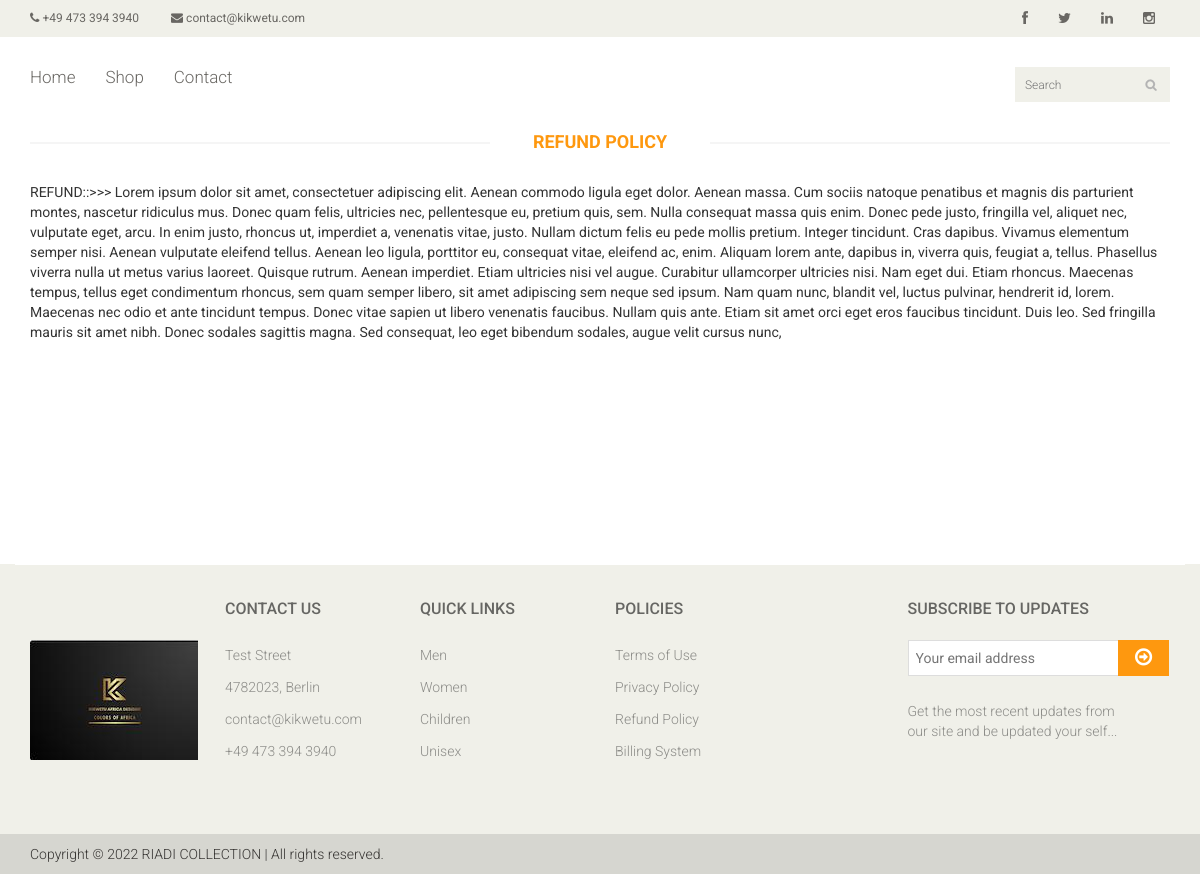
Page /refund on the committed database.
### publicsite/models.py (models this page shows, shortened)
class GeneralInfo(models.Model):
    email_address = models.CharField(max_length=150, null=True, blank=True)
    phone_number = models.CharField(max_length=150, null=True, blank=True)
    facebook_link = models.TextField(null=True, blank=True)
    twitter_link = models.TextField(null=True, blank=True)
    linkedin_link = models.TextField(null=True, blank=True)
    instagram_link = models.TextField(null=True, blank=True)
    street_name = models.CharField(max_length=150, null=True, blank=True)
    zip_code = models.CharField(max_length=150, null=True, blank=True)
    city = models.CharField(max_length=150, null=True, blank=True)
    currency = models.ForeignKey(Currency, null=True, on_delete=models.SET_NULL)
    active = models.BooleanField(default=False)

class PolicyTerm(models.Model):
    terms_of_use = models.TextField(null=True, blank=True)
    privacy_policy = models.TextField(null=True, blank=True)
    refund_policy = models.TextField(null=True, blank=True)
    billing_system = models.TextField(null=True, blank=True)
    create_date = models.DateTimeField(auto_now_add=True)
    edited_date = models.DateTimeField(auto_now=True)

### products/models.py (models this page shows, shortened)
class ProductCategory(models.Model):
    category = models.CharField(max_length=64)
    description = models.TextField(null=True, blank=True)

### publicsite/views.py (the view)
# urls.py: path('<slug:policy>', terms_and_conditions, name='policy')
def terms_and_conditions(request, policy=None):
    term = PolicyTerm.objects.first()
    if policy.lower() == 'terms_use':
        term_type = 'Terms of use'
    elif policy.lower() == 'privacy':
        term_type = 'Privacy policy'
    elif policy.lower() == 'refund':
        term_type = 'Refund policy'
    elif policy.lower() == 'billing':
        term_type = 'Billing system'
    else:
        term_type = 'General use'
    site_info = GeneralInfo.objects.filter(active=True).first()
    return render(request, 'terms.html', {
        'policy': policy,
        'term': term,
        'term_type': term_type,
        'site_info': site_info,
        'footer_categories': ProductCategory.objects.all()[:4]
    })

### templates/terms.html (shortened to what this page needs)
{% extends "base.html" %}
{% load static %}
{% block content %}
  <div id="contact-page" class="container">
    <div class="bg">
      <div class="row">
        <div class="col-sm-12">
          <h2 class="title text-center">{{ term_type }} <strong></strong></h2>
          {% if policy == 'terms_use' %}
            <div>{{ term.terms_of_use|safe }}</div>
          {% elif policy == 'privacy' %}
            <div>{{ term.privacy_policy|safe }}</div>
          {% elif policy == 'refund' %}
            <div>{{ term.refund_policy|safe }}</div>
          {% elif policy == 'billing' %}
            <div>{{ term.billing_system|safe }}</div>
          {% endif %}
        </div>
      </div>
    </div>
  </div>
{% endblock %}

### templates/base.html (shortened to what this page needs)
{% load static %}
<!DOCTYPE html>
<html lang="en">
<head>
  <link href="{% static  'css/bootstrap.min.css' %}" rel="stylesheet">
  <link href="{% static 'css/font-awesome.min.css' %}" rel="stylesheet">
  <link href="{% static 'css/prettyPhoto.css' %}" rel="stylesheet">
  <link href="{% static 'css/price-range.css' %}" rel="stylesheet">
  <link href="{% static 'css/animate.css' %}" rel="stylesheet">
  <link href="{% static 'css/main.css' %}" rel="stylesheet">
  <link href="{% static 'css/responsive.css' %}" rel="stylesheet">
</head>
<body>
<header id="header">
  <div class="header_top">
    <div class="container">
      <div class="row">
        <div class="col-sm-6">
          <div class="contactinfo">
            <ul class="nav nav-pills">
              <li><a href="#"><i class="fa fa-phone"></i> {{ site_info.phone_number }}</a></li>
              <li><a href="#"><i class="fa fa-envelope"></i> {{ site_info.email_address }}</a></li>
            </ul>
          </div>
        </div>
        <div class="col-sm-6">
          <div class="social-icons pull-right">
            <ul class="nav navbar-nav">
              <li><a href="{{ site_info.facebook_link }}"><i class="fa fa-facebook"></i></a></li>
              <li><a href="{{ site_info.twitter_link }}"><i class="fa fa-twitter"></i></a></li>
              <li><a href="{{ site_info.linkedin_link }}"><i class="fa fa-linkedin"></i></a></li>
              <li><a href="{{ site_info.instagram_link }}"><i class="fa fa-instagram"></i></a></li>
            </ul>
          </div>
        </div>
      </div>
    </div>
  </div>
  <div class="header-bottom">
    <div class="container">
      <div class="row">
        <div class="col-sm-9">
          <div class="mainmenu pull-left">
            <ul class="nav navbar-nav collapse navbar-collapse">
              <li><a href="{% url 'index' %}" class="{% if home_active %}active{% endif %}">Home</a></li>
              <li><a href="{% url 'shop' %}" class="{% if shop_active %}active{% endif %}">Shop</a></li>
              <li><a href="{% url 'contact' %}" class="{% if contact_active %}active{% endif %}">Contact</a></li>
            </ul>
          </div>
        </div>
        <div class="col-sm-3">
          <div class="search_box pull-right">
            <input type="text" placeholder="Search"/>
          </div>
        </div>
      </div>
    </div>
  </div>
</header>
<section class="body-space">
{% block content %} {% endblock %}
</section>
<footer id="footer">
  <div class="footer-widget">
    <div class="container">
      <div class="row">
        <div class="col-sm-2">
          <div class="single-widget">
            <br><br><br>
            <img src="{% static 'images/website/logo.jpeg' %}" alt="">
          </div>
        </div>
        <div class="col-sm-2">
          <div class="single-widget">
            <h2>Contact Us</h2>
            <ul class="nav nav-pills nav-stacked">
              <li><a href="#">{{ site_info.street_name }}</a></li>
              <li><a href="#">{{ site_info.zip_code }}, {{ site_info.city }}</a></li>
              <li><a href="#">{{ site_info.email_address }}</a></li>
              <li><a href="#">{{ site_info.phone_number }}</a></li>
            </ul>
          </div>
        </div>
        <div class="col-sm-2">
          <div class="single-widget">
            <h2>Quick Links</h2>
            <ul class="nav nav-pills nav-stacked">
              {% for item in footer_categories %}
                <li><a href="{% url 'shop' %}?category={{ item.id }}">{{ item.category }}</a></li>
              {% endfor %}
            </ul>
          </div>
        </div>
        <div class="col-sm-2">
          <div class="single-widget">
            <h2>Policies</h2>
            <ul class="nav nav-pills nav-stacked">
              <li><a href="{% url 'policy' 'terms_use' %}">Terms of Use</a></li>
              <li><a href="{% url 'policy' 'privacy' %}">Privacy Policy</a></li>
              <li><a href="{% url 'policy' 'refund' %}">Refund Policy</a></li>
              <li><a href="{% url 'policy' 'billing' %}">Billing System</a></li>
            </ul>
          </div>
        </div>
        <div class="col-sm-3 col-sm-offset-1">
          <div class="single-widget">
            <h2>Subscribe to updates</h2>
            <form action="#" class="searchform">
              <input type="text" placeholder="Your email address"/>
              <button type="submit" class="btn btn-default"><i class="fa fa-arrow-circle-o-right"></i></button>
              <p>Get the most recent updates from <br/>our site and be updated your self...</p>
            </form>
          </div>
        </div>
      </div>
    </div>
  </div>
  <div class="footer-bottom">
    <div class="container">
      <div class="row">
        <p class="pull-left">Copyright © 2022 RIADI COLLECTION | All rights reserved.</p>
      </div>
    </div>
  </div>
</footer>
</body>
</html>

### static/css/main.css (style rules this page uses)
body { font-family: 'Roboto', sans-serif; position: relative; font-weight: 400px; }
ul li { list-style: none; }
a { -webkit-transition: 300ms; transition: 300ms; }
h1, h2, h3, h4, h5, h6 { font-family: 'Roboto', sans-serif; }
.header_top { background: none repeat scroll 0 0 #F0F0E9; }
.contactinfo ul li:first-child { margin-left: -15px; }
.contactinfo ul li a { font-size: 12px; color: #696763; font-family: 'Roboto', sans-serif; }
.social-icons ul li a { border: 0 none; border-radius: 0; color: #696763; padding: 0px; }
.social-icons ul li { display: inline-block; }
.social-icons ul li a i { padding: 11px 15px; transition: all 0.9s ease 0s; -moz-transition: all 0.9s ease 0s; -webkit-transition: all 0.9s ease 0s; -o-transition: all 0.9s ease 0s; }
.header-bottom { padding-bottom: 30px; padding-top: 30px; }
.navbar-collapse.collapse { padding-left: 0; }
.mainmenu ul li { padding-right: 15px; padding-left: 15px; }
.mainmenu ul li:first-child { padding-left: 0px; }
.mainmenu ul li a { color: #696763; font-family: 'Roboto', sans-serif; font-size: 17px; font-weight: 300; padding: 0; padding-bottom: 10px; }
.search_box input { background: #F0F0E9; border: medium none; color: #B2B2B2; font-family: 'roboto'; font-size: 12px; font-weight: 300; height: 35px; outline: medium none; padding-left: 10px; width: 155px; background-image: url(../images/home/searchicon.png); background-repeat: no-repeat; background-position: 130px; }
#footer { background: #F0F0E9; }
.footer-widget { margin-bottom: 68px; }
.footer-widget .container { border-top: 1px solid #FFFFFF; padding-top: 15px; }
.single-widget h2 { color: #666663; font-family: 'Roboto', sans-serif; font-size: 16px; font-weight: 500; margin-bottom: 22px; text-transform: uppercase; }
.single-widget ul li a { color: #8C8C88; font-family: 'Roboto', sans-serif; font-size: 14px; font-weight: 300; padding: 5px 0; }
.searchform input { border: 1px solid #DDDDDD; color: #CCCCC6; font-family: 'Roboto', sans-serif; font-size: 14px; margin-top: 0; outline: medium none; padding: 7px; width: 212px; }
.searchform button { background: #FE980F; border: medium none; border-radius: 0; margin-left: -5px; margin-top: -3px; padding: 7px 17px; }
.searchform button i { color: #FFFFFF; font-size: 20px; }
.searchform p { color: #8C8C88; font-family: 'Roboto', sans-serif; font-size: 14px; font-weight: 300; margin-top: 25px; }
.footer-bottom { background: #D6D6D0; padding-top: 10px; }
.footer-bottom p { color: #363432; font-family: 'Roboto', sans-serif; font-weight: 300; margin-left: 15px; }
.left-sidebar h2:after, h2.title:after { content: " "; position: absolute; border: 1px solid #f5f5f5; bottom: 8px; left: 0; width: 100%; height: 0; z-index: -2; }
h2.title:before { content: " "; position: absolute; background: #fff; bottom: -6px; width: 220px; height: 30px; z-index: -1; left: 50%; margin-left: -110px; }
h2.title { color: #FE980F; font-family: 'Roboto', sans-serif; font-size: 18px; font-weight: 700; margin: 0 15px; text-transform: uppercase; margin-bottom: 30px; position: relative; }
.bg h2.title { margin-right: 0; margin-left: 0; margin-top: 0; }
.body-space { min-height: 54vh; }

### rows in the picture
GeneralInfo: phone_number "+49 473 394 3940", email_address "contact@kikwetu.com", street_name "Test Street", zip_code "4782023", city "Berlin"
PolicyTerm: refund_policy "REFUND::>>> Lorem ipsum dolor sit amet, consectetuer adipiscing elit. Aenean commodo ligula eget dolor. Aenean massa. Cum sociis natoque penatibus et magnis dis parturient montes, nascetur ridiculus mus. Donec quam felis, ultricies nec, pellentesque eu, pretium quis, sem. Nulla consequat massa quis enim. Donec pede justo, fringilla vel, aliquet nec, vulputate eget, arcu. In enim justo, rhoncus ut, imperdiet a, venenatis vitae, justo. Nullam dictum felis eu pede mollis pretium. Integer tincidunt. Cras dapibus. Vivamus elementum semper nisi. Aenean vulputate eleifend tellus. Aenean leo ligula, porttitor eu, consequat vitae, eleifend ac, enim. Aliquam lorem ante, dapibus in, viverra quis,…"
ProductCategory: category "Men"
ProductCategory: category "Women"
ProductCategory: category "Children"
ProductCategory: category "Unisex"

### other values in the picture
{{ term_type }} "REFUND POLICY"
